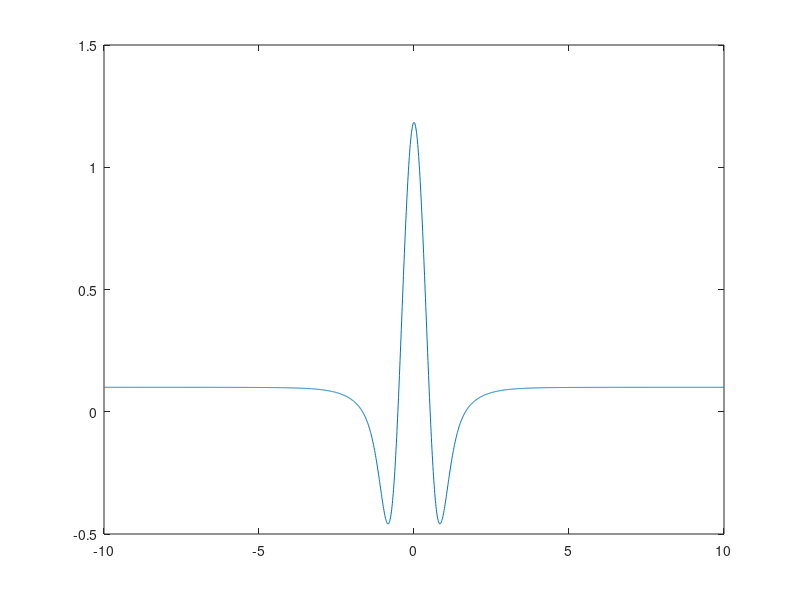

Recreate this plot in MATLAB.
%Second harmonic simulation of WMS using Schilt's mathematic derivation

x = -10:0.01:10; %normalized frequency x = (v-vline)/dvline
dv = 2.2; %laser frequency deviation
dvline = 2; %HWHM of absorption profile
I0 = 1; %input power
a0 = 1; %absorpance
psi = pi; %IM-FM phase
phi = 2.*psi; %Lockin phase
Iomega = 1; %low frequency ramp power
pw = 0.5; %modulation frequency power variation


m = dv./dvline; 
X = 1 - x.^2 + m.^2;
r = sqrt(X.^2 +4.*x.^2);



s1 =I0*a0*((sqrt(2)./m).*((-x).*sqrt(r+X) + sign(x) .* sqrt(r-X))./r);
s2 =I0*a0*(-4./m.^2 + (sqrt(2)./m.^2)*((r+1-x.^2).*sqrt(r+X)+2.*abs(x).*sqrt(r-X))./r);
s3 =(-I0*a0./m.^3)*(16.*x+(sqrt(2)./r).*(x.^3-3.*x.*(r+1)).*sqrt(r+X)+(sqrt(2)./r).*sign(x).*(1-3.*x.^2-3.*r).*sqrt(r-X));

s2p = Iomega.*cos(2.*psi.*s2) - pw.*dvline.*(m./2).*(cos(psi.*s1) + cos(3.*psi.*s3));
s2q = Iomega.*sin(2.*psi.*s2) - pw.*dvline.*(m./2).*(sin(psi.*s1) + sin(3.*psi.*s3));


s2phi = -(s2p*cos(phi) + s2q*sin(phi));

%s2max = I0.*a0.*(-4./m.^2 + (2./m.^2).*((m.^2+2)./sqrt(m.^2+1)));

plot(x,s2phi)